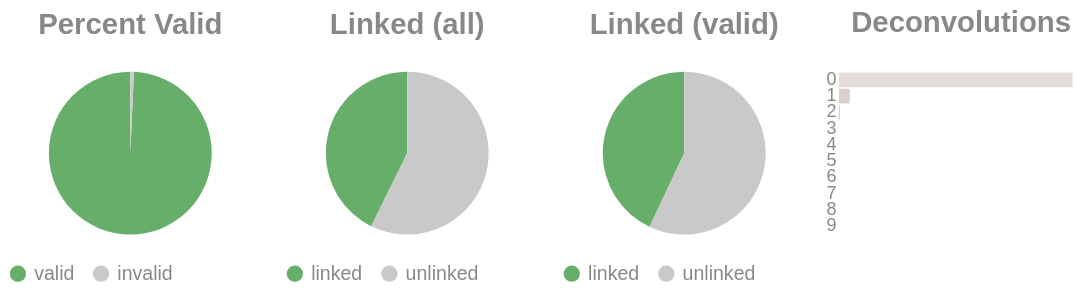

Notebook source saved alongside this figure:
### Code cell
if SKIPLR:
    pass
else:
    clash = Counter()
    for i in valids['molecule'].to_list():
        _mol = i.split("-")
        if len(_mol) == 1:
            clash.update('0')
        else:
            clash.update(_mol[-1])

    _d = {"deconvolutions": [], 'count': []}
    for k,v in clash.items():
        _d['deconvolutions'].append(k)
        _d['count'].append(v)

    tot_valid = valids['reads'].sum()
    mask = valids['reads'] >= 2
    n_linked_reads = valids.filter(mask)['reads'].sum()
    if n_linked_reads == 0:
        print_html("No linked molecules (>=2 reads) were detected; skipping linked-only distributions.")
        SKIPLR = True
    else:
        perc_valid = round(tot_valid / n_reads, 4)
        linked_perc_abs = round(n_linked_reads / n_reads, 4)
        linked_perc = round(n_linked_reads / tot_valid, 4)

    _valid = pl.DataFrame({"valids": ['valid', 'invalid'], "count": [tot_valid, n_reads - tot_valid]})
    _linked_abs = pl.DataFrame({"linked (absolute)": ['linked', 'unlinked'], "count": [n_linked_reads, n_reads - n_linked_reads]})
    _linked_rel = pl.DataFrame({"linked (valids)": ['linked', 'unlinked'], "count": [n_linked_reads, tot_valid - n_linked_reads]})

    (
        alt.hconcat(
            piechart(_valid, goodval = 'valid', title = "Percent Valid"),
            piechart(_linked_abs, goodval = "linked", title =  "Linked (all)"),
            piechart(_linked_rel, goodval = "linked", title =  "Linked (valid)"),
            convolutionbar(pl.DataFrame(_d), title = "Deconvolutions"),
            center = True,
            bounds = 'flush'
        )
        .resolve_scale(color='independent')
        .resolve_legend('independent')
        .properties(usermeta={'embedOptions': {"actions": False}})
    ).display()

### Figure 1 — Vega-Lite specification as saved in the notebook (floating-point values rounded to 4 significant figures)
{"width": "container", "height": 400, "config": {"title": {"anchor": "start", "dy": -15, "fontSize": 18, "color": "#888888", "subtitleColor": "#888888", "subtitleFontSize": 14}, "arc": {"fill": "#0072B2"}, "axis": {"domainColor": "#888888", "domainWidth": 0.5, "gridWidth": 0.2, "grid": false, "titleFontWeight": 400, "titleFontSize": 15, "labelFontSize": 11, "labelColor": "#888888", "tickColor": "#888888", "tickWidth": 0.2, "titleColor": "#888888"}, "axisBand": {"grid": false}, "axisX": {"grid": true, "tickSize": 10, "domainCap": "round"}, "axisY": {"domain": false, "grid": true, "tickSize": 0, "domainCap": "round"}, "background": "transparent", "header": {"labelFontSize": 15, "labelColor": "#888888", "titleFontSize": 15, "titleFontWeight": 600, "titleColor": "#888888"}, "legend": {"labelFont": "sans-serif", "labelFontSize": 12, "labelColor": "#888888", "symbolSize": 100, "symbolType": "circle", "titleFontSize": 12, "titlePadding": 10, "titleColor": "#888888", "title": null}, "range": {"category": ["#E69F00", "#56B4E9", "#009E73", "#F0E442", "#0072B2", "#D55E00", "#CC79A7", "#000000"], "diverging": ["#cfe8f3", "#a2d4ec", "#73bfe2", "#46abdb", "#1696d2", "#12719e"]}, "area": {"fill": "#0072B2", "fillOpacity": 0.7, "line": true, "strokeOpacity": 0.7}, "line": {"color": "#0072B2", "stroke": "#0072B2", "strokeWidth": 2}, "trail": {"color": "#0072B2", "stroke": "#0072B2", "strokeWidth": 0, "size": 1}, "point": {"filled": true, "fillOpacity": 1.0, "size": 95}, "text": {"color": "#888888", "fontSize": 11, "align": "right", "fontWeight": 400, "size": 11}, "bar": {"fill": "#0072B2", "stroke": null}, "view": {"stroke": null, "continuousWidth": 660, "continuousHeight": 400}}, "hconcat": [{"data": {"name": "data-0b051cb344e8e6f07f24cce7fa92bb31"}, "mark": {"type": "arc"}, "encoding": {"color": {"field": "valids", "legend": {"orient": "bottom", "title": null}, "scale": {"domain": ["valid", "invalid"], "range": ["#68ae6b", "#C9C9C9"]}, "title": "Valids", "type": "nominal"}, "theta": {"field": "count", "type": "quantitative"}, "tooltip": [{"field": "valids", "title": "Valids", "type": "ordinal"}, {"field": "percent", "format": ".2%", "title": "Percent", "type": "quantitative"}, {"field": "count", "title": "Count", "type": "quantitative"}]}, "height": 100, "title": {"text": "Percent Valid", "align": "center", "anchor": "middle"}, "transform": [{"calculate": "datum.count / 8764261", "as": "percent"}], "width": 150}, {"data": {"name": "data-8a3f4f23bf3e6c419e5c5811c0a54032"}, "mark": {"type": "arc"}, "encoding": {"color": {"field": "linked (absolute)", "legend": {"orient": "bottom", "title": null}, "scale": {"domain": ["linked", "unlinked"], "range": ["#68ae6b", "#C9C9C9"]}, "title": "Linked (Absolute)", "type": "nominal"}, "theta": {"field": "count", "type": "quantitative"}, "tooltip": [{"field": "linked (absolute)", "title": "Linked (Absolute)", "type": "ordinal"}, {"field": "percent", "format": ".2%", "title": "Percent", "type": "quantitative"}, {"field": "count", "title": "Count", "type": "quantitative"}]}, "height": 100, "title": {"text": "Linked (all)", "align": "center", "anchor": "middle"}, "transform": [{"calculate": "datum.count / 8764261", "as": "percent"}], "width": 150}, {"data": {"name": "data-7be8efcd7ae8dbebeba5bbc54e4c251b"}, "mark": {"type": "arc"}, "encoding": {"color": {"field": "linked (valids)", "legend": {"orient": "bottom", "title": null}, "scale": {"domain": ["linked", "unlinked"], "range": ["#68ae6b", "#C9C9C9"]}, "title": "Linked (Valids)", "type": "nominal"}, "theta": {"field": "count", "type": "quantitative"}, "tooltip": [{"field": "linked (valids)", "title": "Linked (Valids)", "type": "ordinal"}, {"field": "percent", "format": ".2%", "title": "Percent", "type": "quantitative"}, {"field": "count", "title": "Count", "type": "quantitative"}]}, "height": 100, "title": {"text": "Linked (valid)", "align": "center", "anchor": "middle"}, "transform": [{"calculate": "datum.count / 8701671", "as": "percent"}], "width": 150}, {"data": {"name": "data-a87dd5b2b66a2c67ef16370811fd399b"}, "mark": {"type": "bar"}, "encoding": {"color": {"field": "deconvolutions", "legend": null, "scale": {"scheme": "lightgreyred"}, "type": "nominal"}, "tooltip": [{"field": "deconvolutions", "title": "Deconvolutions", "type": "ordinal"}, {"field": "percent", "format": ".2%", "title": "Percent", "type": "quantitative"}, {"field": "count", "title": "Count", "type": "quantitative"}], "x": {"axis": null, "field": "count", "type": "quantitative"}, "y": {"field": "deconvolutions", "sort": "ascending", "title": null, "type": "nominal"}}, "height": 100, "title": {"text": "Deconvolutions", "align": "center", "anchor": "middle"}, "transform": [{"calculate": "datum.count / 6024805", "as": "percent"}], "width": 150}], "bounds": "flush", "center": true, "resolve": {"legend": {"angle": "independent"}, "scale": {"color": "independent"}}, "usermeta": {"embedOptions": {"actions": false}}, "$schema": "https://vega.github.io/schema/vega-lite/v6.1.0.json", "datasets": {"data-0b051cb344e8e6f07f24cce7fa92bb31": [{"valids": "valid", "count": 8701671}, {"valids": "invalid", "count": 62590}], "data-8a3f4f23bf3e6c419e5c5811c0a54032": [{"linked (absolute)": "linked", "count": 3742776}, {"linked (absolute)": "unlinked", "count": 5021485}], "data-7be8efcd7ae8dbebeba5bbc54e4c251b": [{"linked (valids)": "linked", "count": 3742776}, {"linked (valids)": "unlinked", "count": 4958895}], "data-a87dd5b2b66a2c67ef16370811fd399b": [{"deconvolutions": "0", "count": 5734821}, {"deconvolutions": "1", "count": 266504}, {"deconvolutions": "2", "count": 21006}, {"deconvolutions": "3", "count": 2161}, {"deconvolutions": "4", "count": 250}, {"deconvolutions": "5", "count": 50}, {"deconvolutions": "6", "count": 7}, {"deconvolutions": "7", "count": 2}, {"deconvolutions": "8", "count": 2}, {"deconvolutions": "9", "count": 2}]}}
